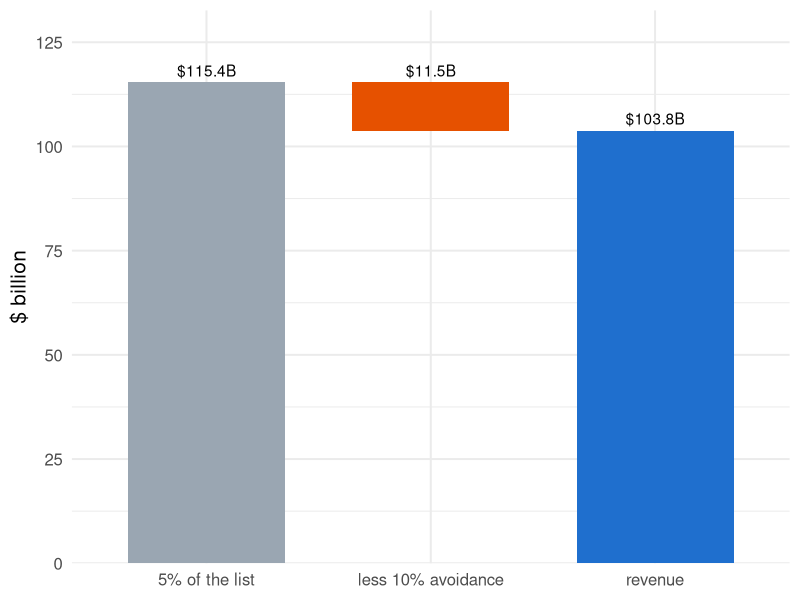
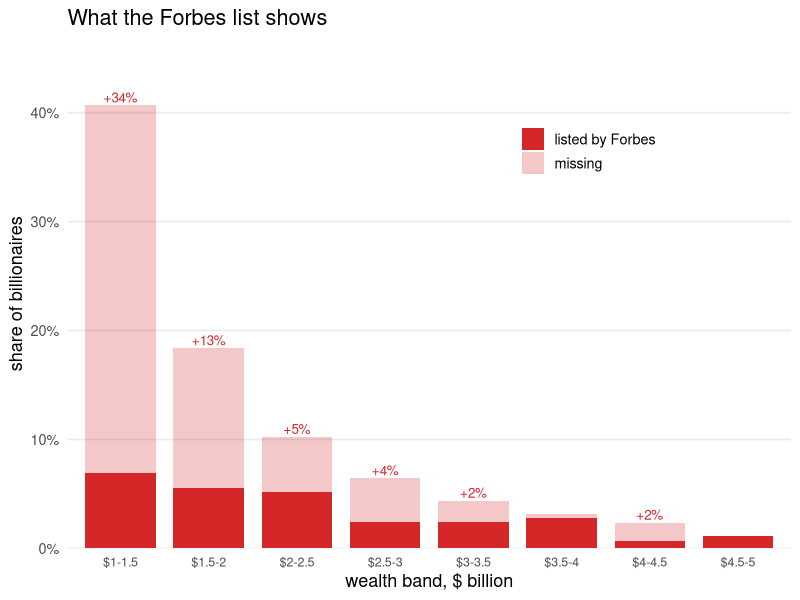
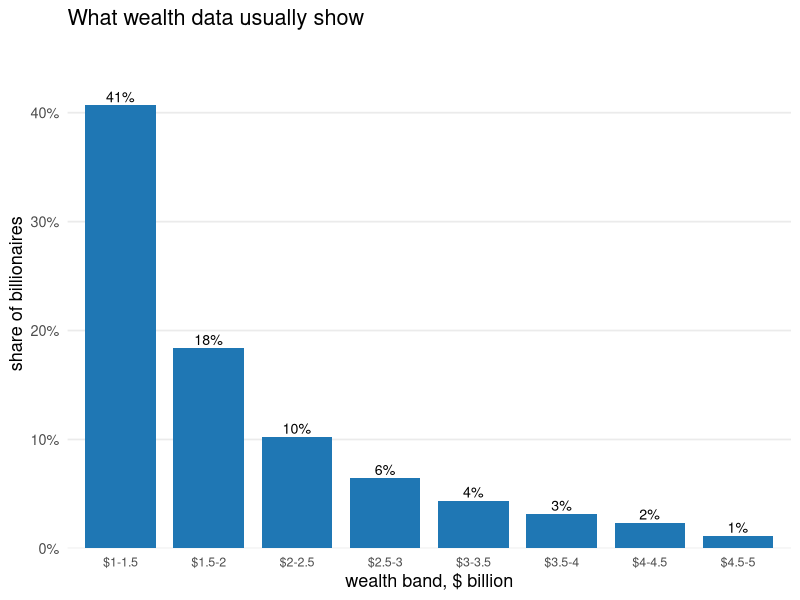
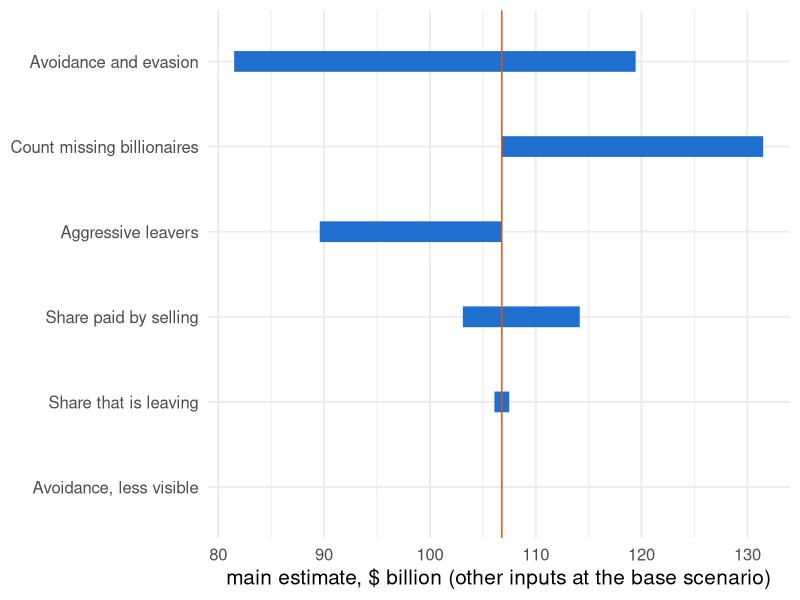

Source code (R) for these figures, in order:
## ---- chunk 1
knitr::opts_chunk$set(
  echo = FALSE, fig.align = "center",
  fig.width = 10, fig.height = 4.2, dpi = 150,
  message = FALSE, warning = FALSE
)
library(ggplot2)
theme_set(theme_minimal(base_size = 15))

# Every number in this deck is read from the CSVs the targets pipeline writes
# (bsz-analysis/_targets.R: site_tab5_csv, site_tab5_printed_csv, site_inputs_csv,
# site_grid_csv, site_leavers_csv). Nothing below is retyped.
t5  <- read.csv("../data/tab5.csv")
t5p <- read.csv("../data/tab5-vs-printed.csv")   # each Table 5 cell beside the digit the paper prints
wt_printed <- t5p$printed[t5p$column == "wealth_tax_revenue" & t5p$row == 1]   # row 1, PDF p.39
stopifnot(length(wt_printed) == 1)
ins <- read.csv("../data/inputs.csv", stringsAsFactors = FALSE)
grd <- read.csv("../data/grid.csv")
lv  <- read.csv("../data/leavers.csv", stringsAsFactors = FALSE)
tst <- read.csv("../data/test-results.csv", stringsAsFactors = FALSE)
W0 <- t5$wealth[1]; n0 <- t5$n_billionaires[1]
C  <- -t5$annual_ca_inctax_loss[1] / 0.05
a  <- t5$avoidance_rate[1]; m <- 0.5   # alpha and the movers' share of it (inputs.csv)
stopifnot(abs(a - 0.10) < 1e-9, abs(-a * m * C - t5$annual_ca_inctax_loss[1]) < 1e-9)
pct <- function(x, d = 0) paste0(formatC(100 * x, format = "f", digits = d), "%")
par <- read.csv("../data/pareto.csv"); ps <- read.csv("../data/pareto-summary.csv")
a_s <- 0.20                       # avoidance for the added, less visible fortunes (inputs.csv)
dW  <- t5$wealth[2] - W0          # wealth row 2 adds to the 1 July base
add_tax <- 0.05 * (1 - a_s) * dW; phase <- 0.025 * ps$fraction_in_phasein * dW
stopifnot(abs(t5$wealth_tax_revenue[1] + add_tax - phase - t5$wealth_tax_revenue[2]) < 1e-6)
bn <- function(x, d = 1) formatC(x, format = "f", digits = d, big.mark = ",")
row1 <- with(grd, avoidance == 0.10 & mobility_share == 0.5 & avoidance_small == 0.2 &
                  abs(sell_share - 1/3) < 1e-9 & pareto == 0 & leavers == 0)
## ---- chunk 2
d <- data.frame(
  step = factor(c("5% of the list", "less 10% avoidance", "revenue"),
                levels = c("5% of the list", "less 10% avoidance", "revenue")),
  value = c(0.05 * W0, -(0.05 * W0 - t5$wealth_tax_revenue[1]), t5$wealth_tax_revenue[1]))
d$start <- c(0, 0.05 * W0, 0); d$end <- d$start + d$value
ggplot(d, aes(x = step, xmin = as.numeric(step) - 0.35, xmax = as.numeric(step) + 0.35,
              ymin = start, ymax = end, fill = step)) +
  geom_rect() +
  geom_text(aes(y = pmax(start, end), label = paste0("$", bn(abs(value)), "B")), vjust = -0.5) +
  scale_y_continuous(expand = expansion(mult = c(0, 0.15))) +
  scale_fill_manual(values = c("#9aa6b2", "#e65100", "#1f6fce"), guide = "none") +
  labs(x = NULL, y = "$ billion")
## ---- chunk 3
# Billionaires in each $0.5B wealth band from $1B to $5B: the Forbes list (15 April 2026) and the
# Pareto tail fitted above $4.5B. Counts are differences of "number above the cutoff".
cuts <- seq(1, 5, by = 0.5)
band <- function(n) { v <- n[match(cuts, par$threshold_b)]; head(v, -1) - tail(v, -1) }
lab_b <- paste0("$", head(cuts, -1), "-", tail(cuts, -1))
bands <- data.frame(b = factor(lab_b, levels = lab_b),
                    forbes = band(par$n_above_threshold_emp), pareto = band(par$n_above_threshold_proj))
stopifnot(abs(sum(bands$pareto) - (ps$total_count_proj - par$n_above_threshold_emp[par$threshold_b == 5])) < 1e-6)
# Shares of the 617 billionaires a Pareto tail puts above $1B, in both panels, so the left
# panel can stack what Forbes lists (solid) and what it misses (transparent) up to the Pareto bar.
bands$forbes_sh <- bands$forbes / ps$total_count_proj
bands$pareto_sh <- bands$pareto / ps$total_count_proj
bands$miss_sh   <- pmax(bands$pareto_sh - bands$forbes_sh, 0)
ymax <- max(bands$pareto_sh) * 1.15
hfig <- function(y, col, ttl) {
  ggplot(data.frame(b = bands$b, y = y), aes(b, y)) +
    geom_col(fill = col, width = 0.8) + geom_text(aes(label = pct(y)), vjust = -0.3, size = 3.6) +
    scale_y_continuous(limits = c(0, ymax), expand = expansion(mult = c(0, 0)),
                       labels = function(x) paste0(round(100 * x), "%")) +
    labs(x = "wealth band, $ billion", y = "share of billionaires", title = ttl) +
    theme_minimal(base_size = 13) +
    theme(panel.grid.minor = element_blank(), panel.grid.major.x = element_blank(),
          axis.text.x = element_text(size = 9))
}
## ---- chunk 4
st <- rbind(data.frame(b = bands$b, y = bands$forbes_sh, part = "listed by Forbes"),
            data.frame(b = bands$b, y = bands$miss_sh,   part = "missing"))
st$part <- factor(st$part, levels = c("missing", "listed by Forbes"))
ggplot(st, aes(b, y, fill = part, alpha = part)) +
  geom_col(width = 0.8, fill = "#d62728") +
  geom_text(data = subset(bands, miss_sh > 0.005), inherit.aes = FALSE,
            aes(b, pareto_sh, label = paste0("+", pct(miss_sh))), vjust = -0.3, size = 3.4, colour = "#d62728") +
  scale_alpha_manual(values = c("missing" = 0.25, "listed by Forbes" = 1), name = NULL,
                     guide = guide_legend(override.aes = list(fill = "#d62728"), reverse = TRUE)) +
  scale_y_continuous(limits = c(0, ymax), expand = expansion(mult = c(0, 0)),
                     labels = function(x) paste0(round(100 * x), "%")) +
  labs(x = "wealth band, $ billion", y = "share of billionaires", title = "What the Forbes list shows") +
  guides(fill = "none") +
  theme_minimal(base_size = 13) +
  theme(panel.grid.minor = element_blank(), panel.grid.major.x = element_blank(),
        axis.text.x = element_text(size = 9), legend.position = "inside",
        legend.position.inside = c(0.72, 0.78))
## ---- chunk 5
hfig(bands$pareto_sh, "#1f77b4", "What wealth data usually show")
## ---- chunk 6
x <- lv
x$name <- tools::toTitleCase(x$name)
x$timing <- ifelse(grepl("^pre", x$timing), "before 1 Jan", "later")
x$wealth <- bn(x$wealth)
x$annual_inctax_loss <- bn(x$annual_inctax_loss, 3)
names(x) <- c("Person", "Left", "Wealth $B", "Inc. tax lost $B/yr")
knitr::kable(x, format = "html", align = "llrr")
## ---- chunk 7
# Present value of the yearly loss over BSZ's 5-year horizon at one rate, 3%, the middle
# of the JR report's 1.5%-4.5% range. The comparison overview averages over that range
# instead (comparison/R/model.R); the two agree to within $0.01B, checked here.
ann <- function(r, H = 5) (1 - (1 + r)^(-H)) / r
f5  <- ann(0.03)
ls_ <- read.csv("../../../comparison/export/r/loss.csv")
loss <- -t5$annual_ca_inctax_loss
stopifnot(abs(loss[1] * f5 - ls_$pv_5yr[ls_$source_id == "bsz_row1"]) < 0.01,
          abs(loss[3] * f5 - ls_$pv_5yr[ls_$source_id == "bsz_row3"]) < 0.01)
lab <- c("Base", "Missing billionaires", "Leavers", "Missing + leavers")
d <- data.frame(
  Scenario = lab,
  wt = paste0("$", bn(t5$wealth_tax_revenue, 1), "B"),
  it = paste0("+$", bn(t5$extra_ca_inctax_sales, 2), "B"),
  l5 = paste0("&minus;$", bn(loss * f5, 2), "B"),
  tot = paste0("$", bn(t5$wealth_tax_revenue + t5$extra_ca_inctax_sales - loss * f5, 1), "B"))
en <- read.csv("../../../comparison/export/r/ends.csv")
stopifnot(abs(t5$wealth_tax_revenue[1] + t5$extra_ca_inctax_sales[1] - loss[1] * f5 -
              en$bsz_model[en$horizon_setting == "own" & en$output == "b"]) < 0.01)
d[1, ] <- paste0("<b>", d[1, ], "</b>")
d$tot[1] <- paste0('<span style="display:inline-block; background:#fff3e0; border:2px solid #e65100; ',
                   'padding:1px 6px; font-weight:700;">$', bn(t5$wealth_tax_revenue[1] + t5$extra_ca_inctax_sales[1] - loss[1] * f5, 1),
                   'B<br><span style="font-size:70%; color:#e65100;">MAIN ESTIMATE<sup>1</sup></span></span>')
knitr::kable(d, format = "html", escape = FALSE, align = "lrrrr",
  col.names = c("Scenario", "Wealth tax collected<br>(once)",
                "Extra income tax<br>from selling assets<br>(once)",
                "Income tax lost<br>(present value, 5 years)",
                "<b>Total</b>"))
## ---- chunk 8
keys <- c(avoidance = "Avoidance and evasion", mobility_share = "Share that is leaving",
          avoidance_small = "Avoidance, less visible", sell_share = "Share paid by selling",
          pareto = "Count missing billionaires", leavers = "Aggressive leavers")
# The main estimate: wealth tax + extra income tax - present value of the yearly income
# tax loss over 5 years at 3% (as on the bottom-line slide), for every cell of the grid.
pv5 <- (1 - 1.03^(-5)) / 0.03
grd$net <- grd$wealth_tax_revenue + grd$extra_ca_inctax_sales + grd$annual_ca_inctax_loss * pv5
base <- grd[row1, ]
stopifnot(abs(base$net - (t5$wealth_tax_revenue[1] + t5$extra_ca_inctax_sales[1] +
                          t5$annual_ca_inctax_loss[1] * pv5)) < 1e-9)
rows <- do.call(rbind, lapply(names(keys), function(k) {
  keep <- Reduce(`&`, lapply(setdiff(names(keys), k), function(o) abs(grd[[o]] - base[[o]]) < 1e-9))
  data.frame(input = keys[[k]], lo = min(grd$net[keep]), hi = max(grd$net[keep]))
}))
rows$input <- factor(rows$input, levels = rows$input[order(rows$hi - rows$lo)])
guess <- c("Avoidance and evasion", "Share that is leaving", "Avoidance, less visible",
           "Share paid by selling", "Aggressive leavers")   # origin labels: data/inputs.csv
movers <- as.character(rows$input[rows$hi - rows$lo > 1e-9 & rows$input %in% guess])
ggplot(rows, aes(y = input)) +
  geom_segment(aes(x = lo, xend = hi, yend = input), linewidth = 7, colour = "#1f6fce") +
  geom_vline(xintercept = base$net, colour = "#e65100") +
  labs(x = "main estimate, $ billion (other inputs at the base scenario)", y = NULL)
## ---- chunk 9
x <- par[par$threshold_b %in% c(10, 4.5, 3, 2, 1), ]
x <- x[order(-x$threshold_b), ]
knitr::kable(data.frame(
  Cutoff = paste0("$", x$threshold_b, "B"),
  People = x$n_above_threshold_emp,
  Wealth = bn(x$wealth_above_threshold, 0),
  Average = paste0("$", bn(x$wealth_above_threshold / x$n_above_threshold_emp, 2), "B"),
  b = bn(x$pareto_b_emp, 2)),
  format = "html", align = "lrrrr", table.attr = 'style="font-size:80%"',
  col.names = c("Cutoff", "People above it", "Their wealth, $B", "Average fortune", "b"))
## ---- chunk 10
y <- par[par$threshold_b %in% c(4.5, 2, 1), ]
y <- y[order(-y$threshold_b), ]
stopifnot(abs(par$n_above_threshold_emp[par$threshold_b == 4.5] * 4.5^ps$pareto_a - ps$total_count_proj) < 1e-6)
knitr::kable(data.frame(paste0("$", y$threshold_b, "B"), y$n_above_threshold_emp,
                        bn(y$n_above_threshold_proj, 0)),
  format = "html", align = "lrr", table.attr = 'style="font-size:85%"',
  col.names = c("Cutoff", "Forbes lists", "Pareto tail implies"))
